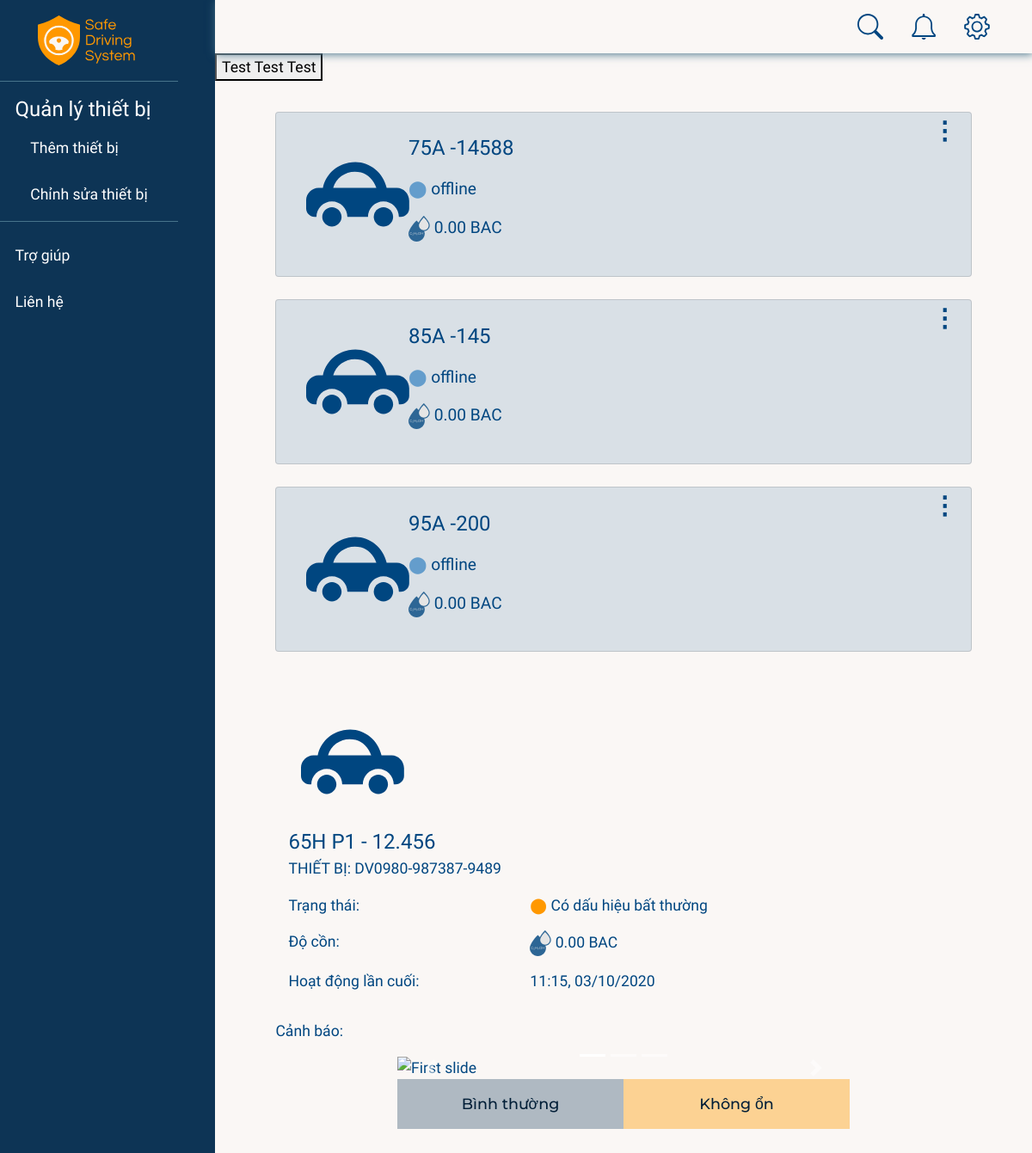
/home/ (signed in), run on an earlier commit of the app's database.
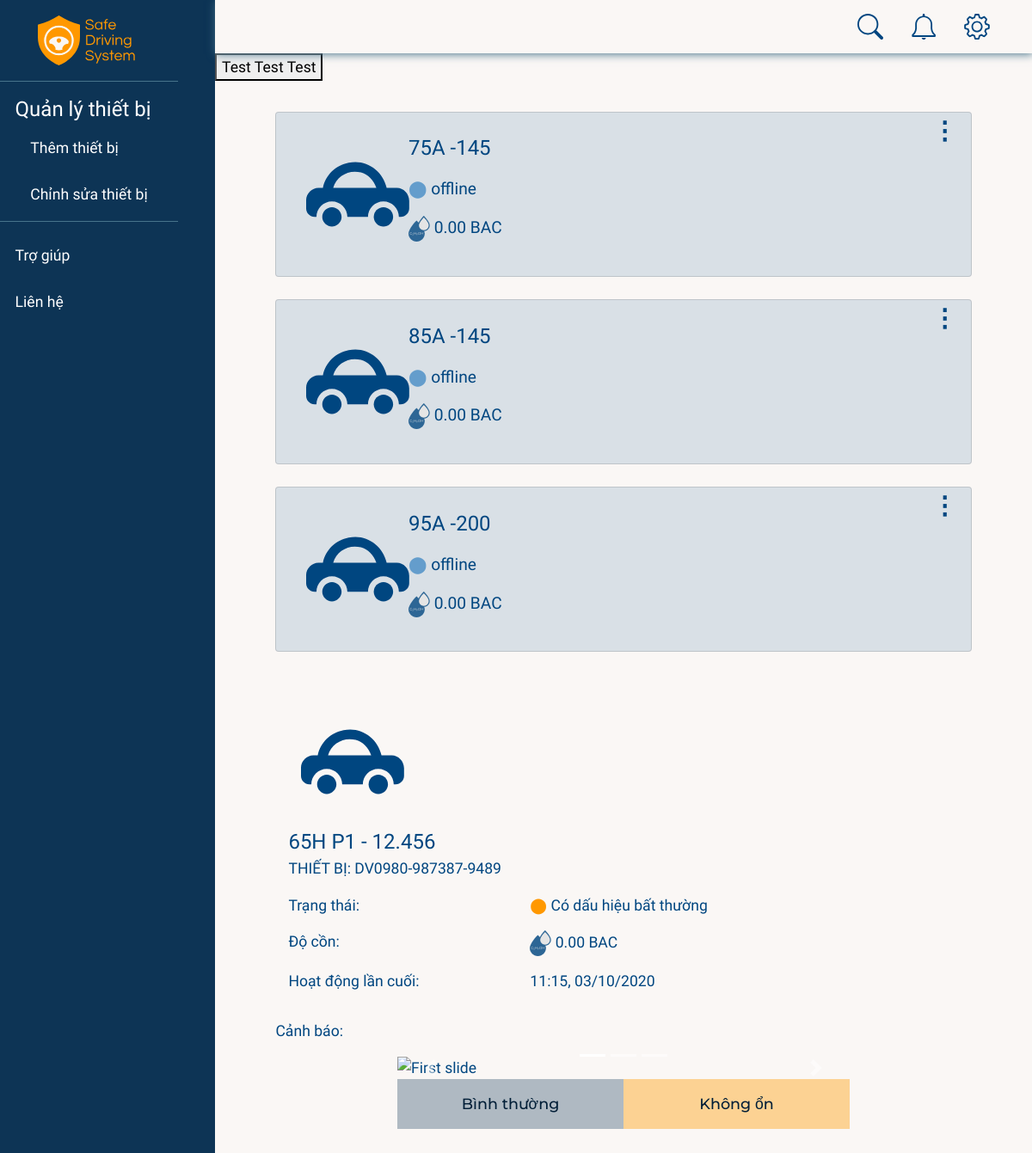
And on a later commit of the database.
### accounts/models.py (models this page shows, shortened)
class Car(models.Model):
    class Meta:
        constraints = [
            models.UniqueConstraint(fields=["licensePlate"], name="licensePlate"),
        ]
    name = models.CharField(max_length=50)
    licensePlate = models.CharField(max_length=20, null=True)
    boughtDate = models.DateTimeField(auto_now_add=True, null=True)
    company = models.ForeignKey(Company, null=True, on_delete=models.CASCADE)

class RaspDevice(models.Model):
    STATUS = (
        ("online", "online"),
        ("offline", "offline"),
    )
    name = models.CharField(max_length=50)
    car = models.OneToOneField(Car, null=True, on_delete=models.SET_NULL, blank=True)
    status = models.CharField(
        max_length=50, null=True, blank=True, choices=STATUS, default="offline"
    )
    ipaddress = models.CharField(max_length=50, null=True, blank=True)
    dateAdded = models.DateTimeField(auto_now_add=True)

### accounts/views.py (the view, shortened to what this page needs)
# urls.py: path("home/", views.home, name="home"),
@login_required(login_url="/")
def home(request):
    company = request.user.profile.company
    cars = Car.objects.filter(company=company)
    context = {"cars": cars}
    return render(request, "content.html", context)

### accounts/templates/content.html (shortened to what the changed rows need)
{% load static %}
<!DOCTYPE html>
<html lang="en" dir="ltr">
<head>
    <link rel="stylesheet" href="https://maxcdn.bootstrapcdn.com/bootstrap/4.0.0/css/bootstrap.min.css"
>
    <link rel="stylesheet" href="{% static '/css/main.css' %}" type="text/css">
    <link rel="stylesheet" href="{% static '/css/content.css' %}" type="text/css">
</head>
<body class="wrapper">
    <div id="content">
        <div class="content-container">
            {% for car in cars %}
            <div class="card" id="{{ car.licensePlate }}">
                <div class="card-body row">
                    <div class="avt col-lg-2 col-3">
                        <img src="{% static '/images/web/car-image.svg' %}" alt="">
                    </div>
                    <div class="info col-lg-9 col-7">
                        <p class="license-plate">{{ car.licensePlate }}</p>
                        <p> <span
                            {% if car.raspdevice.status == 'offline' %}
                            class="deactive-circle"
                            {% else %}
                            class="active-circle"
                            {% endif %}>&#11044;
                            </span>
                            {{ car.raspdevice.status }}
                        </p>
                        <p> <img src="{% static '/images/web/alcohol-icon.svg' %}" alt=""> 0.00 BAC</p>
                    </div>
                    <div class="more col-lg-1 col-2 dropdown">
                        <a href="#" type="button" id="dropdownMenu-carxxx" data-toggle="dropdown" aria-haspopup="true"
                            aria-expanded="true">&#8942;</a>
                    </div>
                </div>
            </div>
            {% endfor %}
            <br>
        </div>
    </div>
</body>
</html>

What changed in the data, as far as the page shows it:
changed Car (number 1 of 3 on the later page): licensePlate "75A -14588" → "75A -145"
